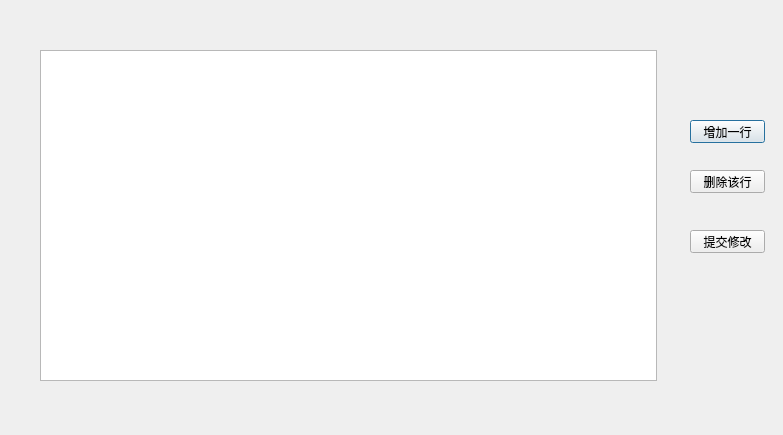
<?xml version="1.0" encoding="UTF-8"?>
<ui version="4.0">
 <class>bonous_window</class>
 <widget class="QDialog" name="bonous_window">
  <property name="geometry">
   <rect>
    <x>0</x>
    <y>0</y>
    <width>783</width>
    <height>435</height>
   </rect>
  </property>
  <property name="windowTitle">
   <string>修改奖金</string>
  </property>
  <widget class="QTableView" name="bonoustable">
   <property name="geometry">
    <rect>
     <x>40</x>
     <y>50</y>
     <width>617</width>
     <height>331</height>
    </rect>
   </property>
   <property name="editTriggers">
    <set>QAbstractItemView::AnyKeyPressed</set>
   </property>
  </widget>
  <widget class="QPushButton" name="addbutton">
   <property name="geometry">
    <rect>
     <x>690</x>
     <y>120</y>
     <width>75</width>
     <height>23</height>
    </rect>
   </property>
   <property name="text">
    <string>增加一行</string>
   </property>
  </widget>
  <widget class="QPushButton" name="delbutthon">
   <property name="geometry">
    <rect>
     <x>690</x>
     <y>170</y>
     <width>75</width>
     <height>23</height>
    </rect>
   </property>
   <property name="text">
    <string>删除该行</string>
   </property>
  </widget>
  <widget class="QPushButton" name="changebutton">
   <property name="geometry">
    <rect>
     <x>690</x>
     <y>230</y>
     <width>75</width>
     <height>23</height>
    </rect>
   </property>
   <property name="text">
    <string>提交修改</string>
   </property>
  </widget>
 </widget>
 <resources/>
 <connections/>
</ui>
